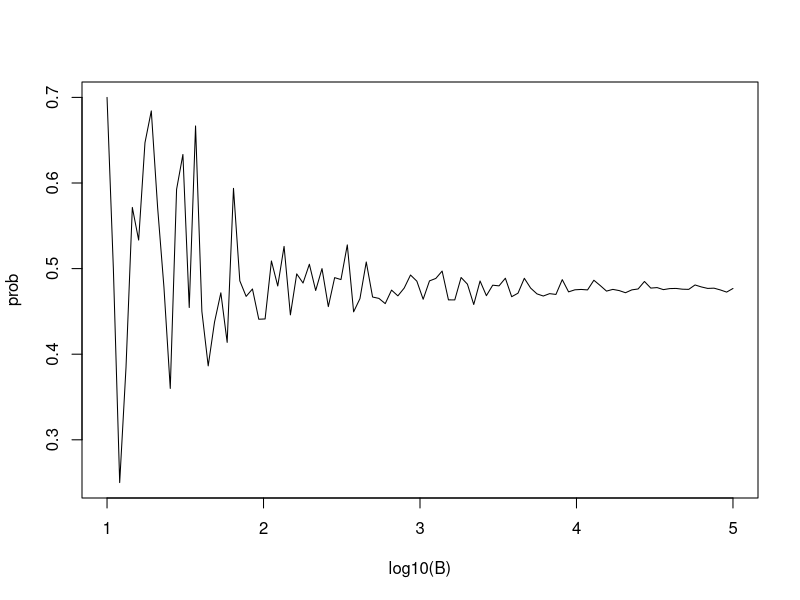

The R script that drew this image:
#we are never sure of how many Monte Carlos we need to make a good approximation
#one way is to test the stability of the mobel
B <- 10^seq(1,5,len=100)
compute_prob <- function(B,n=22){
    same_day <- replicate(B,{
        bdays <- sample(1:365,n,replace=TRUE)
        any(duplicated(bdays))
    })
    mean(same_day)
}

prob <- sapply(B, compute_prob)
plot(log10(B),prob, type = "l")